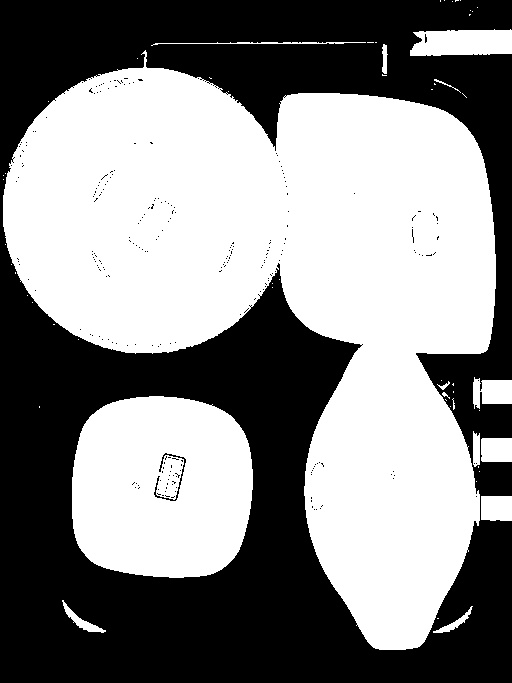
//> input picture Feature_Test/连接边缘分割/thresholdimg.jpg, 512 x 683 px
$ ./凹缺陷_凸缺陷   (built with g++ and OpenCV 4)
//> lines starting //> are read from the running program, lines starting //| are printed output that depends on the picture; after the words box and inside, x2 and y2 are one past the last pixel; in counts of white or black regions, pixels touching at a corner belong together
// 凹缺陷_凸缺陷.cpp : 定义控制台应用程序的入口点。
//http://blog.csdn.net/jjddss/article/details/73548564
//http://blog.csdn.net/Lu597203933/article/details/14532053  图像和轮廓的匹配(hu矩)
//http://blog.csdn.net/keith_bb/article/details/70197104 图像的矩moments
//http://blog.sina.com.cn/s/blog_662c785901011i7z.html  好文章
#include "stdafx.h"
#include <opencv2/opencv.hpp>
#include <opencv2/highgui.hpp>
#include <opencv2/highgui/highgui.hpp>

using namespace std;
using namespace cv;

/*
*Angle 角度计算
*cen 中间点
*first 起点
*second结点
*起点->中间点->结点
*/
double Angle(Point cen, Point first, Point second)
{

	const double M_PI = 3.1415926535897;
	double ma_x = first.x - cen.x;
	double ma_y = first.y - cen.y;
	double mb_x = second.x - cen.x;
	double mb_y = second.y - cen.y;
	double v1 = (ma_x * mb_x) + (ma_y * mb_y);
	double ma_val = sqrt(ma_x * ma_x + ma_y * ma_y);
	double mb_val = sqrt(mb_x * mb_x + mb_y * mb_y);
	double cosM = v1 / (ma_val * mb_val);
	double acosV = acos(cosM);
	double angleAMB = acosV * 180.0 / M_PI;

	//计算是否为大于180度的角
	if (cen.x == first.x)
	{
		//cen和first两点构成的直线垂直于y轴
		if (second.x > cen.x)
			return (360 - angleAMB);
		else
			return angleAMB;
	}
	else
	{
		double k = (cen.y - first.y) / (cen.x - first.x);
		double b = first.y - first.x*k;
		double _y = second.x*k + b;
		if(second.y>=_y)
			return angleAMB;
		else
			return (360 - angleAMB);
	}
}
//寻找凸点
// [44 lines left out: functions FindHull, FindMoments, cornerShiTomasi, not called in this run]
//特征点
vector<Point> FindKeyPoint(vector<Point> pList,Mat img)
{
	vector<Point> _KeyPointList;
	for (size_t i = 0; i < pList.size(); i++)
	{
		Point cen = pList[i];
		Point first;
		Point second;
		if(i<=0)
			first = pList[pList.size() - 1];
		else
			first = pList[i - 1];
		if ((i+1) >= pList.size())
			second = pList[0];
		else
			second = pList[i + 1];
		// [7 lines of commented-out code are left out]
		double angle = Angle(cen, first, second);
		if (angle > 200)
		{
			_KeyPointList.push_back(cen);
			circle(img, cen, 5, Scalar(255));
		}
		line(img, cen, Point(cen.x+10,cen.y+10), Scalar(255));
	}
	return _KeyPointList;
}

int main()
{
	Mat img = imread("thresholdimg.jpg");
//> img is the input picture: 683 rows x 512 cols, CV_8UC3; min 0, max 255, mean 136.1
	Mat img_gray;
	cvtColor(img, img_gray, CV_BGR2GRAY);
	//先进行canny
	Mat edges;
	Canny(img_gray, edges, 200, 250);
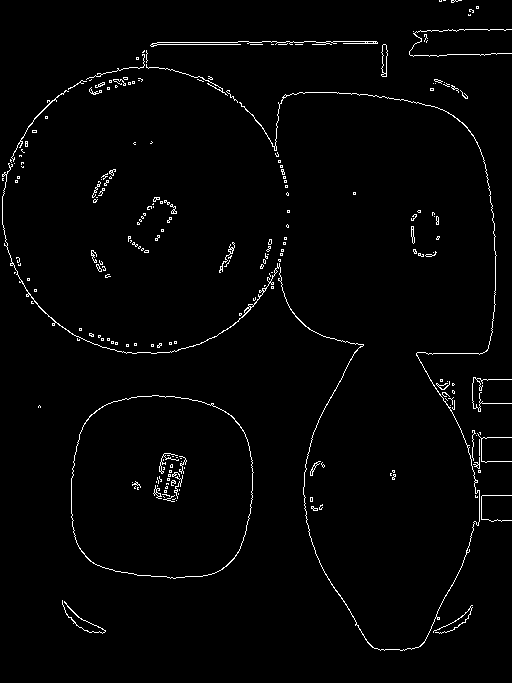
//> edges: 683 rows x 512 cols, CV_8UC1; 1.9% white in thin lines or dots
	Mat img_threshold;
	threshold(img_gray, img_threshold, 100, 255, THRESH_BINARY);
//> img_threshold: 683 rows x 512 cols, CV_8UC1; 53.4% white; 255 black regions (253 under 20 px)
	vector<vector<Point>> contours;
	findContours(img_threshold, contours, CV_RETR_EXTERNAL, CV_CHAIN_APPROX_SIMPLE, Point(0, 0));
//> contours = 58 contours, 46 with area under 20; largest, box (x1, y1, x2, y2) and area: (3, 50, 496, 650) 151610, (72, 396, 253, 578) 28178, (410, 29, 512, 56) 2262, (473, 377, 512, 409) 830, (481, 496, 512, 521) 708
	Mat drawing = Mat::zeros(img_threshold.size(), CV_8UC1);

	for (size_t i = 0; i < contours.size(); i++)
	{
		double area = abs(contourArea(contours[i]));
		if (area < 3600)continue;
		//FindHull(contours[i],drawing);
		vector<Point> poly;
		//对图像轮廓点进行多边形拟合
		approxPolyDP(Mat(contours[i]), poly, 1, true);//根据点集，拟合出多边形
//> (the run ends here: the program needs code that is not available in this run, at `const double M_PI = 3.1415926535897;`)
